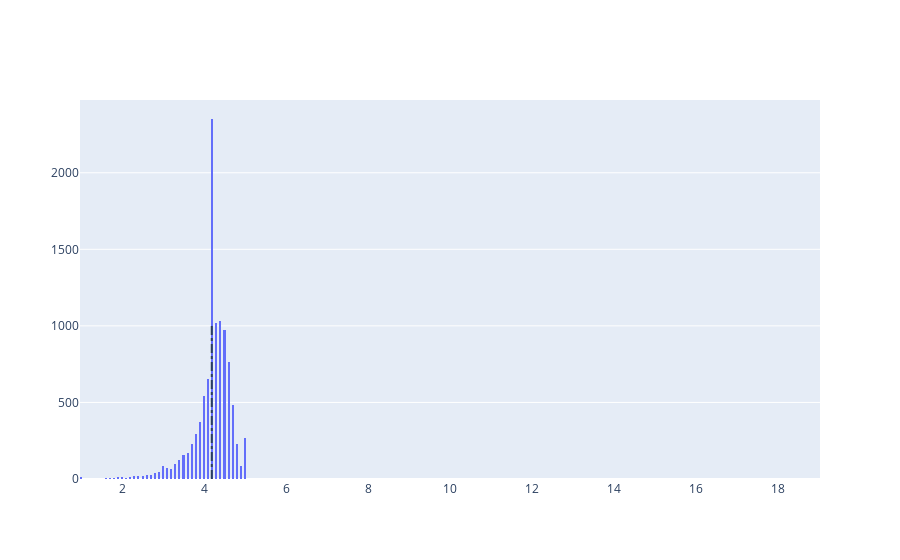

The cell this chart's notebook holds for it:
### Code cell
# Average rating of apps
avg_app_rating = apps["Rating"].mean()
print('Average app rating = ', avg_app_rating)

# Distribution of apps according to their ratings
data = [go.Histogram(
        x = apps['Rating']
)]

# Vertical dashed line to indicate the average app rating
layout = {'shapes': [{
              'type' :'line',
              'x0': avg_app_rating,
              'y0': 0,
              'x1': avg_app_rating,
              'y1': 1000,
              'line': { 'dash': 'dashdot'}
          }]
          }

plotly.offline.iplot({'data': data, 'layout': layout})

### Figure 1 — Plotly figure (JSON) as saved in the notebook; plotly's stock layout.template omitted (floating-point values rounded to 4 significant figures; data arrays with more than 128 entries replaced by an {"elided": "..."} marker saying what was removed)
{"data": [{"type": "histogram", "x": {"elided": "10350 float values"}}], "layout": {"autosize": true, "shapes": [{"line": {"dash": "dashdot"}, "type": "line", "x0": 4.189, "x1": 4.189, "y0": 0, "y1": 1000}], "xaxis": {"autorange": true, "range": [0.975, 19.02], "type": "linear"}, "yaxis": {"autorange": true, "range": [-13.83, 2475.0]}}}
